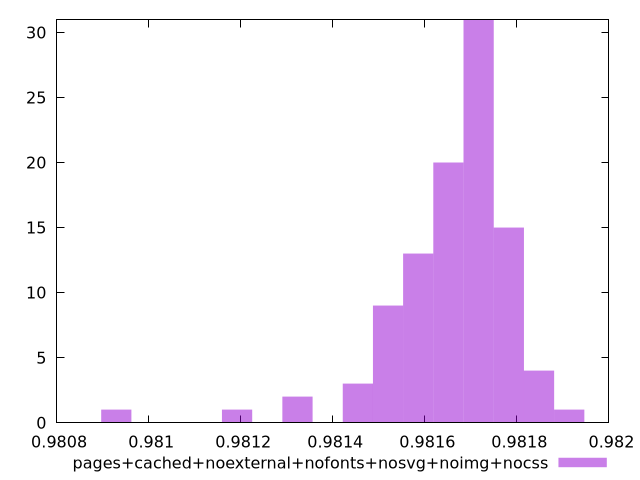

Source code (gnuplot):
$_pagesCachedNoexternalNofontsNosvgNoimgNocss <<EOF
0.9817169867643726 31
0.9816513771281523 20
0.9815201578557117 9
0.9817825964005928 15
0.9815857674919319 13
0.9813233289470508 2
0.9811921096746101 1
0.980929671129729 1
0.9818482060368132 4
0.9814545482194914 3
0.9819138156730335 1
EOF
set key outside below
set terminal pngcairo
set output "report_00004_2020-11-02T20-21-41.718Z/first-meaningful-paint/pages+cached+noexternal+nofonts+nosvg+noimg+nocss//hist.png"
set yrange [0:31]
set boxwidth 0.00006560963622030158
set style fill transparent solid 0.5 noborder
plot $_pagesCachedNoexternalNofontsNosvgNoimgNocss title "pages+cached+noexternal+nofonts+nosvg+noimg+nocss" with boxes ,
